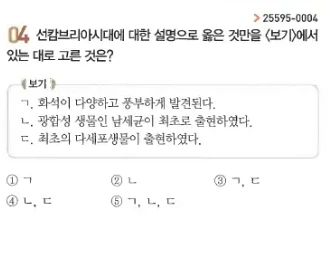
#> input picture dist/questions/004.webp, 331 x 268 px
$ python -i deskew_and_rebuild_social.py   (imports and definitions only)
#> lines starting #> are read from the running program, lines starting #| are printed output that depends on the picture; after the words box and inside, x2 and y2 are one past the last pixel; in counts of white or black regions, pixels touching at a corner belong together
"""Deskew (auto-rotate tilted scan) and re-crop all social studies pages & questions."""
import cv2
import numpy as np
import json
import time
from pathlib import Path
from PIL import Image

SRC_ROOT = Path(r'D:\문제지다운로드\개년완성통합사회2')
DIST = Path(r'd:\문제지다운로드\개념완성통합과학2\science-ipad\dist\social')
# [2 lines not run here, left out]

# [1 line that did not run here, left out]

def detect_skew_projection(gray, search_range=3.0, step=0.05):
    """Detect tilt angle using horizontal projection profile variance on binarized text."""
#> called with search_range = 3, step = 0.05
    h, w = gray.shape
#> h = 268; w = 331
    resized = cv2.resize(gray, (w // 3, h // 3))
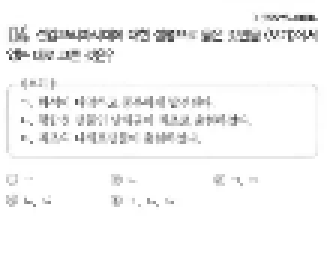
#> resized: shape (89, 110) (shown 3 times larger); min 47, max 255, mean 245.6
    thresh = cv2.adaptiveThreshold(resized, 255, cv2.ADAPTIVE_THRESH_GAUSSIAN_C, cv2.THRESH_BINARY_INV, 15, 8)
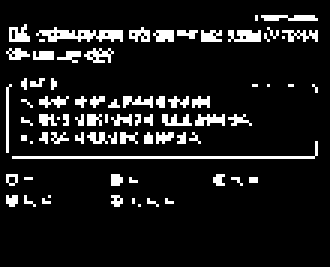
#> thresh: shape (89, 110) (shown 3 times larger); 10.4% white in thin lines or dots, all inside (x1, y1, x2, y2) = (2, 5, 106, 69)
    best_score = -1
    best_angle = 0.0
    angles = np.arange(-search_range, search_range + step, step)
    center = (thresh.shape[1] // 2, thresh.shape[0] // 2)
#> center = (55, 44)
    for a in angles:
        M = cv2.getRotationMatrix2D(center, a, 1.0)
        rotated = cv2.warpAffine(thresh, M, (thresh.shape[1], thresh.shape[0]), flags=cv2.INTER_NEAREST, borderMode=cv2.BORDER_CONSTANT, borderValue=0)
        proj = np.sum(rotated, axis=1)
        score = np.sum(np.diff(proj) ** 2)
        if score > best_score:
            best_score = score
            best_angle = a
#> this loop made 121 passes
#> (score, best_score) on passes 1, 2, 3, 4, 5, 6, 7, 8, 9, 13, 14, 15: (212241600, 212241600), (233049600, 233049600), (245534400, 245534400), (272064600, 272064600), (294303150, 294303150), (300935700, 300935700), (306007650, 306007650), (311209650, 311209650), (314981100, 314981100), (316151550, 316151550), (320833350, 320833350), (335919150, 335919150)
#> score on passes 10, 11, 12, 30, 32, 52: 304707150, 303796800, 308218500, 628791750, 632433150, 2212150500
#> pass 1, in detect_skew_projection, `rotated = cv2.warpAffine(thresh, M, (thresh.shape[1], thresh.shape[0])..`:
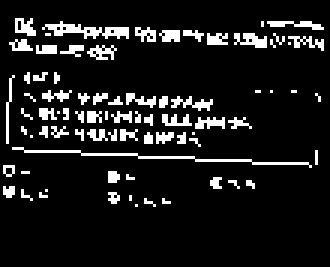
#> rotated: shape (89, 110) (shown 3 times larger); 10.4% white in thin lines or dots, all inside (x1, y1, x2, y2) = (1, 6, 108, 69)
#> pass 2, in detect_skew_projection, `rotated = cv2.warpAffine(thresh, M, (thresh.shape[1], thresh.shape[0])..`:
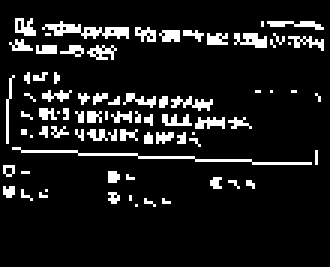
#> rotated: shape (89, 110) (shown 3 times larger); 10.4% white in thin lines or dots, all inside (x1, y1, x2, y2) = (1, 6, 108, 69)
#> pass 3, in detect_skew_projection, `rotated = cv2.warpAffine(thresh, M, (thresh.shape[1], thresh.shape[0])..`:
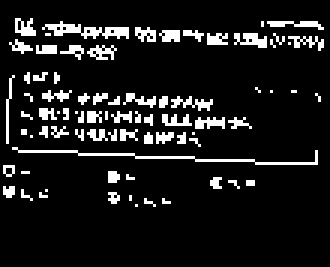
#> rotated: shape (89, 110) (shown 3 times larger); 10.4% white in thin lines or dots, all inside (x1, y1, x2, y2) = (1, 6, 108, 69)
#> after the loop, best_angle = -0.5; best_score = 2212150500
    return round(float(best_angle), 2)

# [1 line not run here, left out]
t0 = time.time()

all_questions = []
pages_processed = 0

# [75 lines not run here, left out]

# Save questions.json in dist/social
clean_questions = [
    {
        'id': q['id'],
        'number': q['number'],
        'page': q['page'],
        'image': q['image'],
        'source': q['source'],
        'width': q['width'],
        'height': q['height']
    }
    for q in all_questions
]
# [2 lines not run here, left out]

elapsed = time.time() - t0
# [1 line not run here, left out]

>>> import cv2
>>> picture = cv2.imread('dist/questions/004.webp', cv2.IMREAD_GRAYSCALE)
>>> result = detect_skew_projection(picture)
#> result = -0.5

$ run again, on dist/questions/022.webp
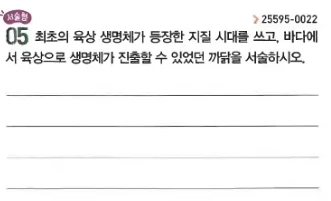
#> input picture dist/questions/022.webp, 331 x 201 px
#> in detect_skew_projection, `thresh = cv2.adaptiveThreshold(resized, 255, cv2.ADAPTIVE_THRESH_GAUSS..`:
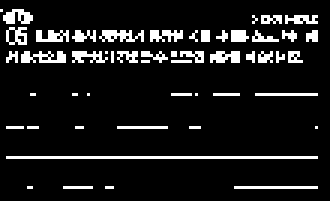
#> thresh: shape (67, 110) (shown 3 times larger); 10.3% white in thin lines or dots, all inside (x1, y1, x2, y2) = (0, 3, 106, 63)
#> the loop in detect_skew_projection, `for a in angles:` made 121 passes
#> (score, best_score) on passes 1, 2, 3, 4, 5, 13, 16, 17: (199366650, 199366650), (213737175, 213737175), (237081150, 237081150), (247810275, 247810275), (272389725, 272389725), (279997650, 279997650), (287670600, 287670600), (308218500, 308218500)
#> pass 3, in detect_skew_projection, `rotated = cv2.warpAffine(thresh, M, (thresh.shape[1], thresh.shape[0])..`:
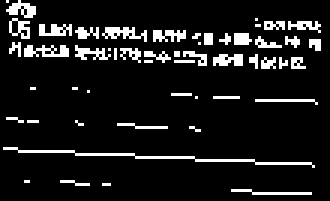
#> rotated: shape (67, 110) (shown 3 times larger); 10.3% white in thin lines or dots
#> after the loop in detect_skew_projection, `for a in angles:`: best_angle = -0.5; best_score = 2808949950
#> result = -0.5

$ run again, on dist/questions/028.webp
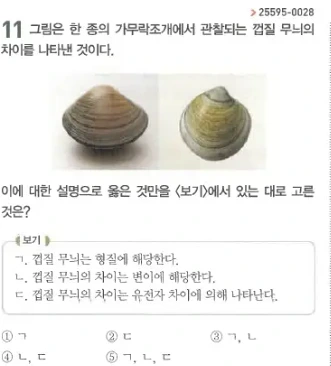
#> input picture dist/questions/028.webp, 331 x 366 px
#> in detect_skew_projection, `thresh = cv2.adaptiveThreshold(resized, 255, cv2.ADAPTIVE_THRESH_GAUSS..`:
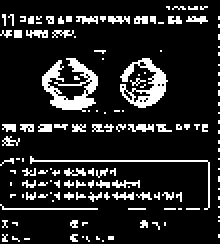
#> thresh: shape (122, 110) (shown 2 times larger); 14% white in thin lines or dots
#> the loop in detect_skew_projection, `for a in angles:` made 121 passes
#> (score, best_score) on passes 1, 2, 3, 4, 5, 6, 8, 9: (369276975, 369276975), (373178475, 373178475), (377600175, 377600175), (379550925, 379550925), (384622875, 384622875), (398798325, 398798325), (419931450, 419931450), (424743300, 424743300)
#> pass 3, in detect_skew_projection, `rotated = cv2.warpAffine(thresh, M, (thresh.shape[1], thresh.shape[0])..`:
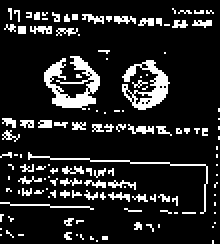
#> rotated: shape (122, 110) (shown 2 times larger); 13.8% white in thin lines or dots
#> after the loop in detect_skew_projection, `for a in angles:`: best_angle = -0.5; best_score = 3002594400
#> result = -0.5

$ run again, on dist/questions/029.webp
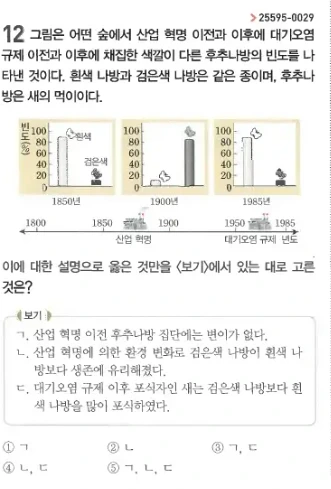
#> input picture dist/questions/029.webp, 331 x 489 px
#> in detect_skew_projection, `thresh = cv2.adaptiveThreshold(resized, 255, cv2.ADAPTIVE_THRESH_GAUSS..`:
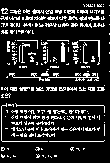
#> thresh: shape (163, 110); 16.2% white in thin lines or dots
#> the loop in detect_skew_projection, `for a in angles:` made 121 passes
#> (score, best_score) on passes 1 to 8: (450233100, 450233100), (461287350, 461287350), (478844100, 478844100), (486647100, 486647100), (499782150, 499782150), (525532050, 525532050), (562076100, 562076100), (581453550, 581453550)
#> pass 3, in detect_skew_projection, `rotated = cv2.warpAffine(thresh, M, (thresh.shape[1], thresh.shape[0])..`:
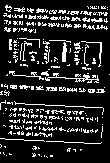
#> rotated: shape (163, 110); 15.9% white in thin lines or dots
#> after the loop in detect_skew_projection, `for a in angles:`: best_angle = -0.5; best_score = 6317829000
#> result = -0.5
